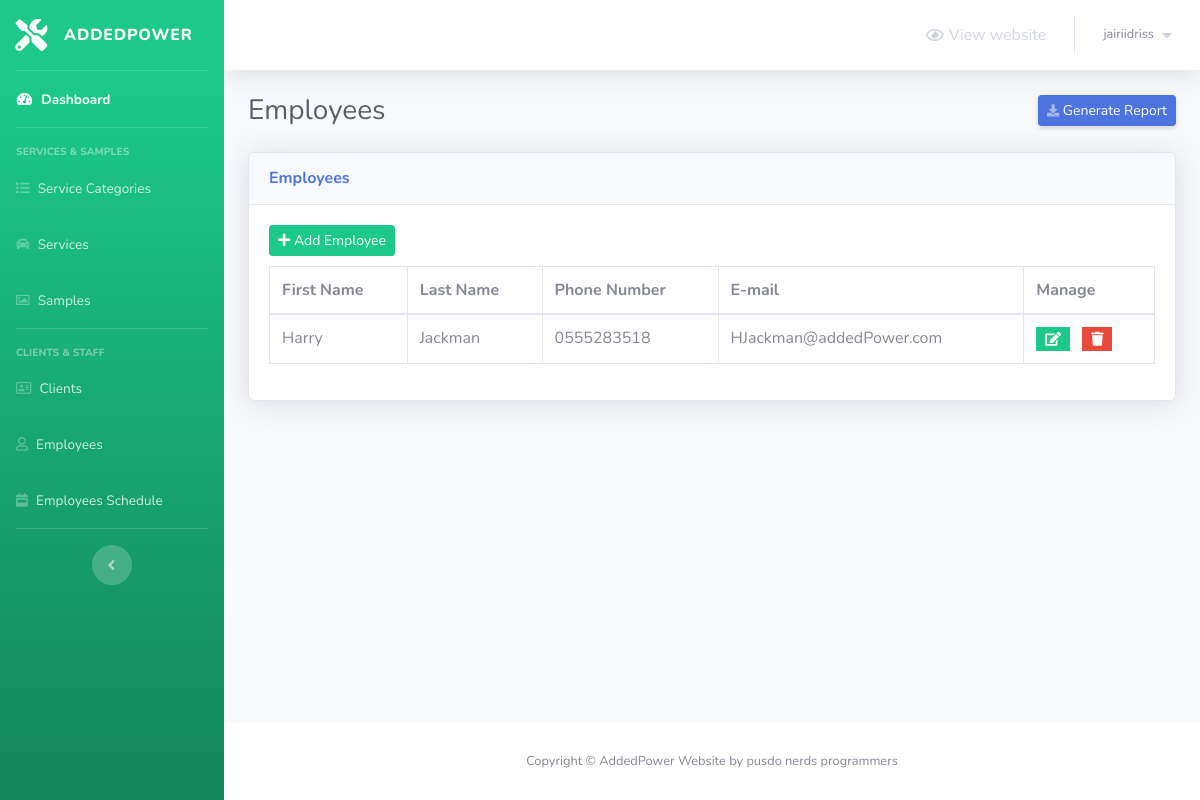
/admin/employees.php (signed in), run on the app's committed database.
### tables this page shows
CREATE TABLE `employees` (
  `employee_id` int(2) NOT NULL,
  `first_name` varchar(20) NOT NULL,
  `last_name` varchar(20) NOT NULL,
  `phone_number` varchar(30) NOT NULL,
  `email` varchar(50) NOT NULL
);

### admin/employees.php (the view, shortened to what this page needs)
<?php
    include 'connect.php';
    include 'Includes/templates/header.php';
    if(isset($_SESSION['adminUsername']) && isset($_SESSION['adminPwd']))
    {
?>
        <div class="container-fluid">
            <div class="d-sm-flex align-items-center justify-content-between mb-4">
                <h1 class="h3 mb-0 text-gray-800">Employees</h1>
                <a href="#" class="d-none d-sm-inline-block btn btn-sm btn-primary shadow-sm">
                    <i class="fas fa-download fa-sm text-white-50"></i>
                    Generate Report
                </a>
            </div>
            <?php
                $do = '';
                if(isset($_GET['do']) && in_array($_GET['do'], array('Add','Edit')))
                {
                    $do = htmlspecialchars($_GET['do']);
                }
                else
                {
                    $do = 'Manage';
                }
                if($do == 'Manage')
                {
                    $stmt = $con->prepare("SELECT * FROM employees");
                    $stmt->execute();
                    $rows_employees = $stmt->fetchAll();
                    ?>
                        <div class="card shadow mb-4">
                            <div class="card-header py-3">
                                <h6 class="m-0 font-weight-bold text-primary">Employees</h6>
                            </div>
                            <div class="card-body">
                                <a href="employees.php?do=Add" class="btn btn-success btn-sm" style="margin-bottom: 10px;">
                                    <i class="fa fa-plus"></i>
                                    Add Employee
                                </a>
                                <div class="table-responsive">
                                    <table class="table table-bordered">
                                        <thead>
                                            <tr>
                                                <th scope="col">First Name</th>
                                                <th scope="col">Last Name</th>
                                                <th scope="col">Phone Number</th>
                                                <th scope="col">E-mail</th>
                                                <th scope="col">Manage</th>
                                            </tr>
                                        </thead>
                                        <tbody>
                                            <?php
                                                foreach($rows_employees as $employee)
                                                {
                                                    echo "<tr>";
                                                        echo "<td>";
                                                            echo $employee['first_name'];
                                                        echo "</td>";
                                                        echo "<td>";
                                                            echo $employee['last_name'];
                                                        echo "</td>";
                                                        echo "<td>";
                                                            echo $employee['phone_number'];
                                                        echo "</td>";
                                                        echo "<td>";
                                                            echo $employee['email'];
                                                        echo "</td>";
                                                        echo "<td>";
                                                            $delete_data = "delete_employee_".$employee["employee_id"];
                                                    ?>
                                                        <ul class="list-inline m-0">
                                                            <li class="list-inline-item" data-toggle="tooltip" title="Edit">
                                                                <button class="btn btn-success btn-sm rounded-0">
                                                                    <a href="employees.php?do=Edit&employee_id=<?php echo $employee['employee_id']; ?>" style="color: white;">
                                                                        <i class="fa fa-edit"></i>
                                                                    </a>
                                                                </button>
                                                            </li>
                                                            <li class="list-inline-item" data-toggle="tooltip" title="Delete">
                                                                <button class="btn btn-danger btn-sm rounded-0" type="button" data-toggle="modal" data-target="#<?php echo $delete_data; ?>" data-placement="top"><i class="fa fa-trash"></i></button>
                                                            </li>
                                                        </ul>
                                                    <?php
                                                    echo "</td>";
                                                    echo "</tr>";
                                                }
                                            ?>
                                        </tbody>
                                    </table>
                                </div>
                            </div>
                        </div>
                    <?php
                }
            ?>
        </div>
<?php
        include 'Includes/templates/footer.php';
    }
    else
    {
        header('Location: login.php');
        exit();
    }
?>

### data on the page
employees: first_name "Harry", last_name "Jackman", phone_number "0555283518", email "HJackman@addedPower.com"

### other printed values
$_SESSION['adminUsername'] "jairiidriss"
